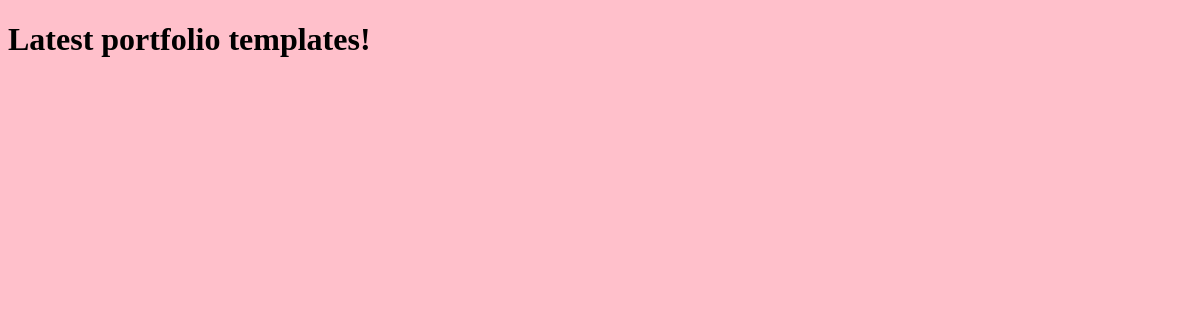
The page /templates/ on the database as committed earlier.
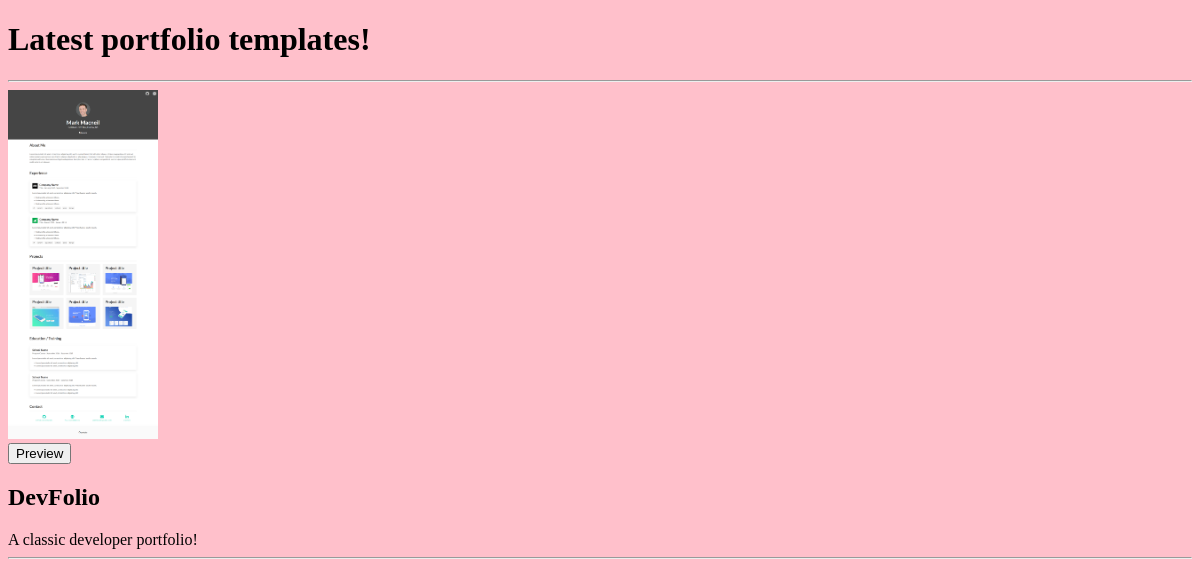
The same page on the database as committed later.
### displayTemplates/models.py (models this page shows)
class Template(models.Model):
    name = models.CharField(max_length=101)
    img = models.ImageField(upload_to='template_icons')
    desc = models.TextField()
    value = models.CharField(max_length=101)

### displayTemplates/views.py (the view)
# urls.py: path('', views.index, name = 'auth'),
def index(request):
    templates = Template.objects.all()
    return render(request, 'templates.html', {'templates': templates})

### templates/templates.html (shortened to what this page needs)
{% extends 'base.html' %}
{% block content %}
<div>
    <h1>
        Latest portfolio templates!
    </h1>
</div>
{% for template in templates %}
<hr>
<div>
    <img src="{{template.img.url}}" alt="DevFolio-Icon" width = 150>
</div>
<div>
    <form action="preview" method="post">
        <input type="submit" name="preview" value="Preview" >
    </form>
</div>
<div>
    <h2>
        {{template.name}}
    </h2>
    {{template.desc}}
<hr>
</div>
{% endfor %}
{% endblock %}

### templates/base.html (shortened to what this page needs)
<!DOCTYPE html>
<html lang="en">
<head>
</head>
<body bgcolor="pink">
    {% block content %}
    {% endblock %}
</body>
</html>

Rows that differ between the two databases and show on the page:
added Template: img (picture), name "DevFolio", desc "A classic developer portfolio!"
